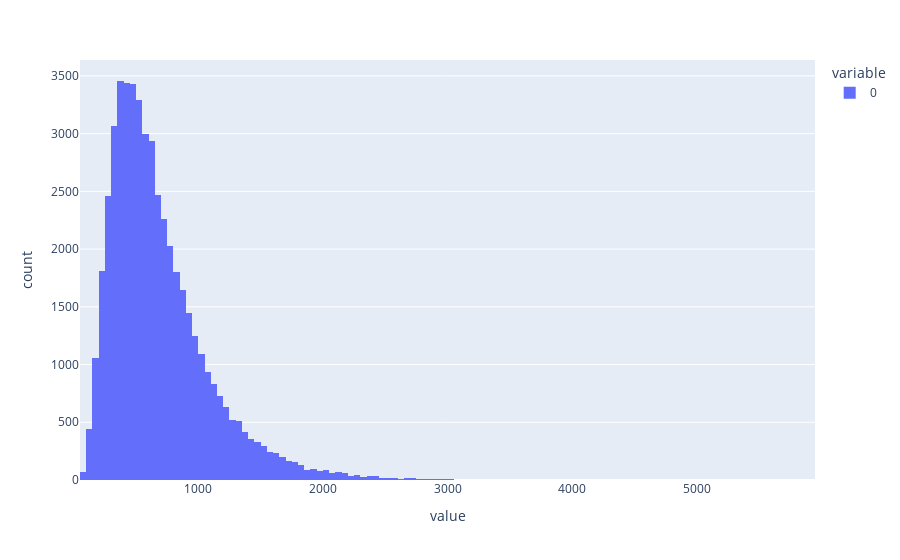

Source (notebook cell):
### Code cell
#two non-gassian marginals correlated using copula
from dubious.distributions import Beta, LogNormal
from dubious.core import Uncertain, Context

ctx = Context()

conv = Uncertain(Beta(20,80), ctx=ctx)
traffic = Uncertain(LogNormal(8.0,0.4), ctx=ctx)

conv.corr(traffic, 0.7)

sales = conv * traffic

print(f"Mean: {sales.mean()}")
print(f"p10, p90: {sales.quantile(0.1)}, {sales.quantile(0.9)}")

data = sales.sample(50_000)
fig = px.histogram(
    data,
    nbins=200,
)

fig.show()

### Figure 1 — Plotly figure (JSON) as saved in the notebook; plotly's stock layout.template omitted (floating-point values rounded to 4 significant figures; data arrays with more than 128 entries replaced by an {"elided": "..."} marker saying what was removed)
{"data": [{"bingroup": "x", "hovertemplate": "variable=0<br>value=%{x}<br>count=%{y}<extra></extra>", "legendgroup": "0", "marker": {"color": "#636efa", "pattern": {"shape": ""}}, "name": "0", "nbinsx": 200, "orientation": "v", "showlegend": true, "type": "histogram", "x": {"elided": "50000 float values"}, "xaxis": "x", "yaxis": "y"}], "layout": {"barmode": "relative", "legend": {"title": {"text": "variable"}, "tracegroupgap": 0}, "margin": {"t": 60}, "xaxis": {"anchor": "y", "domain": [0, 1], "title": {"text": "value"}}, "yaxis": {"anchor": "x", "domain": [0, 1], "title": {"text": "count"}}}}
